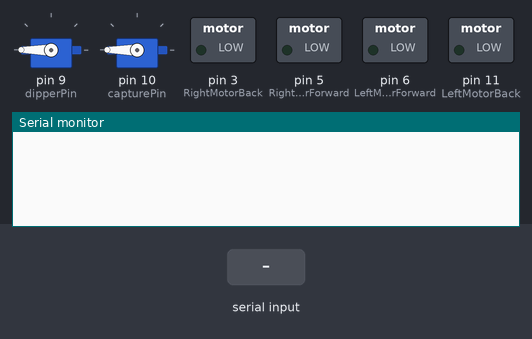
The sketch below on a simulated Arduino Uno, built with avr-gcc and run on an emulated ATmega328P. Shown: 2 × servo, switched loads named in the sketch (green lamp = pin HIGH), the last lines printed to the serial monitor. Inputs (shaded band) come from the test bench.

Above: at 1.2 s.
1.3 s: "90,45,200#" received over the second serial link
At 1.6 s:
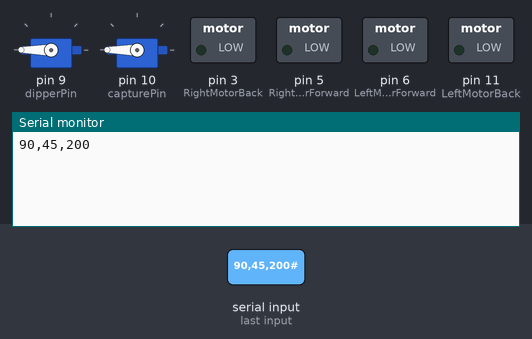
2.8 s: "90,45#" received over the second serial link
At 4.0 s:
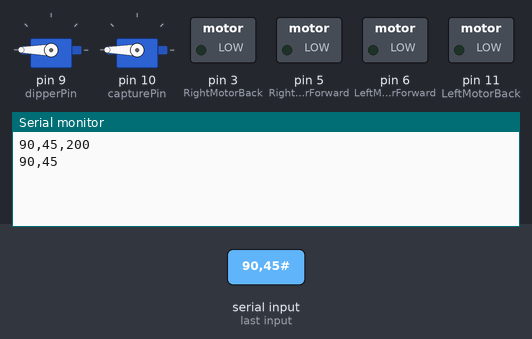
4.3 s: "1#" received over the second serial link
At 5.1 s:
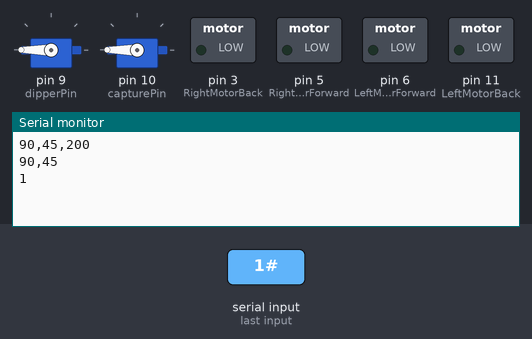

The sketch:

legocar.ino
```cpp
#include <SoftwareSerial.h>
#include <Servo.h>

SoftwareSerial Bluetooth(2, 4); // RX, TX
Servo dipperServo;
Servo captureServo;

int LeftMotorForward = 6;
int LeftMotorBack = 11;
int RightMotorForward = 5;
int RightMotorBack = 3;
int dipperPin = 9;
int capturePin = 10;

//String state = "s" ;

struct Pos
{
  int x = 0;
  int y = 0;
  int button = 0;
};

Pos pos;
int dipperPos = 200;
int capturePos = 200;

void setup()
{
  Serial.begin(9600);
  dipperServo.attach(dipperPin);
  captureServo.attach(capturePin);

  Bluetooth.begin(9600);
  Bluetooth.print("AT+NAMELego-Car");

  pinMode(LeftMotorForward, OUTPUT);
  pinMode(LeftMotorBack, OUTPUT);
  pinMode(RightMotorForward, OUTPUT);
  pinMode(RightMotorBack, OUTPUT);
  //pinMode(dipperPin, OUTPUT);
}


void loop()
{
  pos = GetPos(pos);

  int m1 = map(pos.x, 100, -100, 150, -150);
  int m2 = map(pos.y, -100, 100, -250, 250);

  int leftMotor = -m2;
  int rightMotor = m2;

  leftMotor += m1;
  rightMotor += m1;

  if (leftMotor > 250) leftMotor = 250;
  if (rightMotor > 250) rightMotor = 250;
  if (leftMotor < -250) leftMotor = -250;
  if (rightMotor < -250) rightMotor = -250;

  if ( leftMotor > 0 ) {
    analogWrite(LeftMotorForward, leftMotor);
    digitalWrite(LeftMotorBack, 0);
  }
  else {
    analogWrite(LeftMotorBack, -leftMotor);
    digitalWrite(LeftMotorForward, 0);
  }

  if ( rightMotor > 0 ) {
    analogWrite(RightMotorForward, rightMotor);
    digitalWrite(RightMotorBack, 0);
  }
  else {
    analogWrite(RightMotorBack, -rightMotor);
    digitalWrite(RightMotorForward, 0);
  }

  //Serial.println(pos.button);

  if ( pos.button == 1 ) dipperPos = dipperPos + 5;
  if ( pos.button == 2 ) dipperPos = dipperPos - 5;
  if ( dipperPos > 200 ) dipperPos = 200;
  if ( dipperPos < 50 ) dipperPos = 50;
  dipperServo.write(dipperPos);

  if ( pos.button == 3 ) capturePos = capturePos + 10;
  if ( pos.button == 4 ) capturePos = capturePos - 10;
  if ( capturePos > 200 ) capturePos = 200;
  if ( capturePos < 50 ) capturePos = 50;
  captureServo.write(capturePos);

}

Pos GetPos(Pos pos)
{
  pos.button = 0;

  if (Bluetooth.available() > 0)
  {
    String value = Bluetooth.readStringUntil('#');
    Serial.println(value);

    if (value.length() == 7)
    {
      float angle = toRadians(value.substring(0, 3).toFloat());

      //Serial.print("angle=");
      //Serial.println(angle);

      int strength = value.substring(3, 6).toInt();

      //Serial.print("strength=");
      //Serial.println(strength);

      int button = value.substring(6, 7).toInt();
      //Serial.println(value);
      //Serial.println(button);

      pos.x = strength * cos(angle);
      pos.y = strength * sin(angle);
      pos.button = button;
    }
  }

  return pos;
}

const float pi = 3.14159267;
float toRadians(float degrees) {
  return degrees / 360 * 2 * pi;
}
```

Measured:
- after the input at 1.3 s, the serial monitor: prints a new line at once (image 1)
- after the input at 2.8 s, the serial monitor: prints a new line at once (image 2)
- after the input at 4.3 s, the serial monitor: prints a new line at once (image 3)
